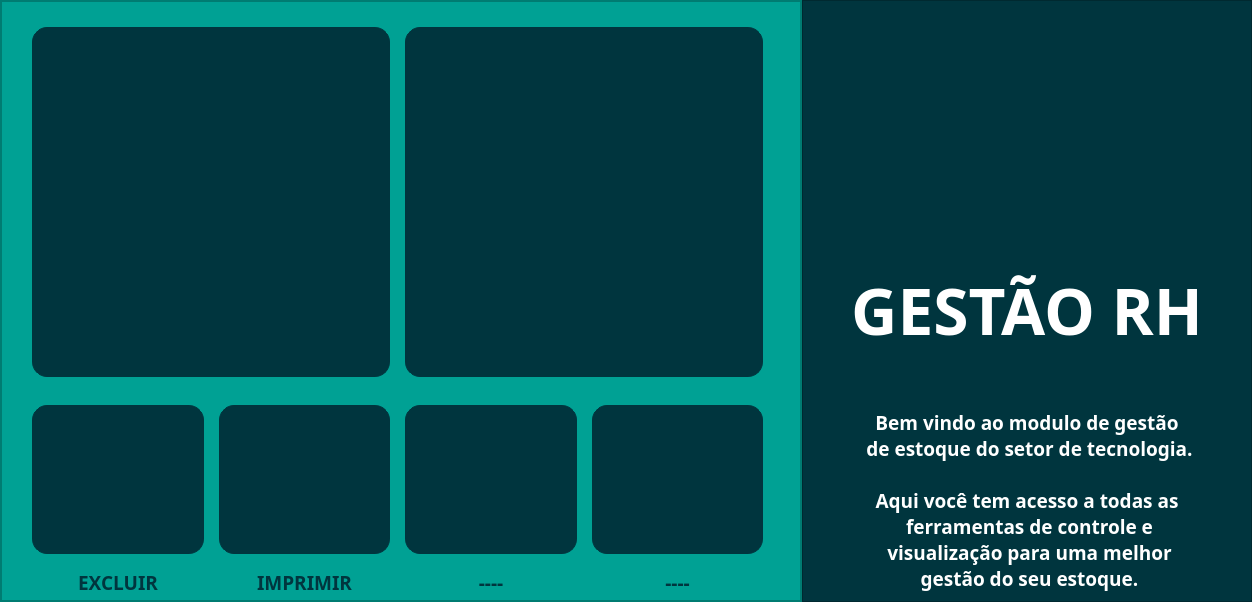
           <widget class="QStackedWidget" name="stackedWidget">
            <property name="sizePolicy">
             <sizepolicy hsizetype="Expanding" vsizetype="Preferred">
              <horstretch>20</horstretch>
              <verstretch>0</verstretch>
             </sizepolicy>
            </property>
            <property name="minimumSize">
             <size>
              <width>1000</width>
              <height>0</height>
             </size>
            </property>
            <property name="maximumSize">
             <size>
              <width>1300</width>
              <height>16777215</height>
             </size>
            </property>
            <property name="styleSheet">
             <string notr="true"/>
            </property>
            <property name="currentIndex">
             <number>0</number>
            </property>
            <widget class="QWidget" name="pageHome">
             <layout class="QHBoxLayout" name="horizontalLayout_3">
              <property name="spacing">
               <number>0</number>
              </property>
              <property name="leftMargin">
               <number>0</number>
              </property>
              <property name="topMargin">
               <number>0</number>
              </property>
              <property name="rightMargin">
               <number>0</number>
              </property>
              <property name="bottomMargin">
               <number>0</number>
              </property>
              <item>
               <widget class="QFrame" name="frame_36">
                <property name="sizePolicy">
                 <sizepolicy hsizetype="Minimum" vsizetype="Minimum">
                  <horstretch>1</horstretch>
                  <verstretch>0</verstretch>
                 </sizepolicy>
                </property>
                <property name="styleSheet">
                 <string notr="true">background-color: rgb(0, 161, 148);</string>
                </property>
                <property name="frameShape">
                 <enum>QFrame::StyledPanel</enum>
                </property>
                <property name="frameShadow">
                 <enum>QFrame::Raised</enum>
                </property>
                <layout class="QGridLayout" name="gridLayout">
                 <property name="leftMargin">
                  <number>0</number>
                 </property>
                 <property name="topMargin">
                  <number>0</number>
                 </property>
                 <property name="rightMargin">
                  <number>0</number>
                 </property>
                 <property name="bottomMargin">
                  <number>0</number>
                 </property>
                 <item row="0" column="0">
                  <widget class="QFrame" name="frame_2">
                   <property name="minimumSize">
                    <size>
                     <width>800</width>
                     <height>600</height>
                    </size>
                   </property>
                   <property name="maximumSize">
                    <size>
                     <width>800</width>
                     <height>600</height>
                    </size>
                   </property>
                   <property name="frameShape">
                    <enum>QFrame::StyledPanel</enum>
                   </property>
                   <property name="frameShadow">
                    <enum>QFrame::Raised</enum>
                   </property>
                   <widget class="QWidget" name="">
                    <property name="geometry">
                     <rect>
                      <x>31</x>
                      <y>404</y>
                      <width>731</width>
                      <height>191</height>
                     </rect>
                    </property>
                    <layout class="QHBoxLayout" name="horizontalLayout_5">
                     <property name="spacing">
                      <number>15</number>
                     </property>
                     <item>
                      <layout class="QVBoxLayout" name="verticalLayout">
                       <item>
                        <widget class="QPushButton" name="pushButtonNovo">
                         <property name="sizePolicy">
                          <sizepolicy hsizetype="Preferred" vsizetype="Preferred">
                           <horstretch>2</horstretch>
                           <verstretch>2</verstretch>
                          </sizepolicy>
                         </property>
                         <property name="minimumSize">
                          <size>
                           <width>128</width>
                           <height>128</height>
                          </size>
                         </property>
                         <property name="cursor">
                          <cursorShape>PointingHandCursor</cursorShape>
                         </property>
                         <property name="layoutDirection">
                          <enum>Qt::LeftToRight</enum>
                         </property>
                         <property name="styleSheet">
                          <string notr="true">QPushButton{
	background-position:center;
	background-repeat: no-repeat;
	background-color: rgb(0, 53, 62);
	border: 1px solid;
	border-color: rgb(0, 53, 62);
	border-radius: 15px;
}

QPushButton:hover{


}

QPushButton:pressed{

background-color: rgb(0, 68, 79);
border-radius: 20px;

}
</string>
                         </property>
                         <property name="text">
                          <string/>
                         </property>
                        </widget>
                       </item>
                       <item>
                        <widget class="QLabel" name="label_99">
                         <property name="sizePolicy">
                          <sizepolicy hsizetype="Minimum" vsizetype="Fixed">
                           <horstretch>0</horstretch>
                           <verstretch>0</verstretch>
                          </sizepolicy>
                         </property>
                         <property name="minimumSize">
                          <size>
                           <width>0</width>
                           <height>0</height>
                          </size>
                         </property>
                         <property name="font">
                          <font>
                           <family>Asap</family>
                           <pointsize>14</pointsize>
                           <weight>75</weight>
                           <bold>true</bold>
                          </font>
                         </property>
                         <property name="styleSheet">
                          <string notr="true">color: rgb(0, 53, 62);</string>
                         </property>
                         <property name="text">
                          <string>EXCLUIR</string>
                         </property>
                         <property name="alignment">
                          <set>Qt::AlignCenter</set>
                         </property>
                        </widget>
                       </item>
                      </layout>
                     </item>
                     <item>
                      <layout class="QVBoxLayout" name="verticalLayout_3">
                       <item>
                        <widget class="QPushButton" name="pushButtonNovo_2">
                         <property name="sizePolicy">
                          <sizepolicy hsizetype="Preferred" vsizetype="Preferred">
                           <horstretch>2</horstretch>
                           <verstretch>2</verstretch>
                          </sizepolicy>
                         </property>
                         <property name="minimumSize">
                          <size>
                           <width>128</width>
                           <height>128</height>
                          </size>
                         </property>
                         <property name="cursor">
                          <cursorShape>PointingHandCursor</cursorShape>
                         </property>
                         <property name="layoutDirection">
                          <enum>Qt::LeftToRight</enum>
                         </property>
                         <property name="styleSheet">
                          <string notr="true">QPushButton{
	background-position:center;
	background-repeat: no-repeat;
	background-color: rgb(0, 53, 62);
	border: 1px solid;
	border-color: rgb(0, 53, 62);
	border-radius: 15px;
}

QPushButton:hover{


}

QPushButton:pressed{

background-color: rgb(0, 68, 79);
border-radius: 20px;

}
</string>
                         </property>
                         <property name="text">
                          <string/>
                         </property>
                        </widget>
                       </item>
                       <item>
                        <widget class="QLabel" name="label_100">
                         <property name="sizePolicy">
                          <sizepolicy hsizetype="Minimum" vsizetype="Fixed">
                           <horstretch>0</horstretch>
                           <verstretch>0</verstretch>
                          </sizepolicy>
                         </property>
                         <property name="minimumSize">
                          <size>
                           <width>0</width>
                           <height>0</height>
                          </size>
                         </property>
                         <property name="font">
                          <font>
                           <family>Asap</family>
                           <pointsize>14</pointsize>
                           <weight>75</weight>
                           <bold>true</bold>
                          </font>
                         </property>
                         <property name="styleSheet">
                          <string notr="true">color: rgb(0, 53, 62);</string>
                         </property>
                         <property name="text">
                          <string>IMPRIMIR</string>
                         </property>
                         <property name="alignment">
                          <set>Qt::AlignCenter</set>
                         </property>
                        </widget>
                       </item>
                      </layout>
                     </item>
                     <item>
                      <layout class="QVBoxLayout" name="verticalLayout_4">
                       <item>
                        <widget class="QPushButton" name="pushButtonNovo_3">
                         <property name="sizePolicy">
                          <sizepolicy hsizetype="Preferred" vsizetype="Preferred">
                           <horstretch>2</horstretch>
                           <verstretch>2</verstretch>
                          </sizepolicy>
                         </property>
                         <property name="minimumSize">
                          <size>
                           <width>128</width>
                           <height>128</height>
                          </size>
                         </property>
                         <property name="cursor">
                          <cursorShape>PointingHandCursor</cursorShape>
                         </property>
                         <property name="layoutDirection">
                          <enum>Qt::LeftToRight</enum>
                         </property>
                         <property name="styleSheet">
                          <string notr="true">QPushButton{
	background-position:center;
	background-repeat: no-repeat;
	background-color: rgb(0, 53, 62);
	border: 1px solid;
	border-color: rgb(0, 53, 62);
	border-radius: 15px;
}

QPushButton:hover{


}

QPushButton:pressed{

background-color: rgb(0, 68, 79);
border-radius: 20px;

}
</string>
                         </property>
                         <property name="text">
                          <string/>
                         </property>
                        </widget>
                       </item>
                       <item>
                        <widget class="QLabel" name="label_101">
                         <property name="sizePolicy">
                          <sizepolicy hsizetype="Minimum" vsizetype="Fixed">
                           <horstretch>0</horstretch>
                           <verstretch>0</verstretch>
                          </sizepolicy>
                         </property>
                         <property name="minimumSize">
                          <size>
                           <width>0</width>
                           <height>0</height>
                          </size>
                         </property>
                         <property name="font">
                          <font>
                           <family>Asap</family>
                           <pointsize>14</pointsize>
                           <weight>75</weight>
                           <bold>true</bold>
                          </font>
                         </property>
                         <property name="styleSheet">
                          <string notr="true">color: rgb(0, 53, 62);</string>
                         </property>
                         <property name="text">
                          <string>----</string>
                         </property>
                         <property name="alignment">
                          <set>Qt::AlignCenter</set>
                         </property>
                        </widget>
                       </item>
                      </layout>
                     </item>
                     <item>
                      <layout class="QVBoxLayout" name="verticalLayout_5">
                       <item>
                        <widget class="QPushButton" name="pushButtonNovo_4">
                         <property name="sizePolicy">
                          <sizepolicy hsizetype="Preferred" vsizetype="Preferred">
                           <horstretch>2</horstretch>
                           <verstretch>2</verstretch>
                          </sizepolicy>
                         </property>
                         <property name="minimumSize">
                          <size>
                           <width>128</width>
                           <height>128</height>
                          </size>
                         </property>
                         <property name="cursor">
                          <cursorShape>PointingHandCursor</cursorShape>
                         </property>
                         <property name="layoutDirection">
                          <enum>Qt::LeftToRight</enum>
                         </property>
                         <property name="styleSheet">
                          <string notr="true">QPushButton{
	background-position:center;
	background-repeat: no-repeat;
	background-color: rgb(0, 53, 62);
	border: 1px solid;
	border-color: rgb(0, 53, 62);
	border-radius: 15px;
}

QPushButton:hover{


}

QPushButton:pressed{

background-color: rgb(0, 68, 79);
border-radius: 20px;

}
</string>
                         </property>
                         <property name="text">
                          <string/>
                         </property>
                        </widget>
                       </item>
                       <item>
                        <widget class="QLabel" name="label_102">
                         <property name="sizePolicy">
                          <sizepolicy hsizetype="Minimum" vsizetype="Fixed">
                           <horstretch>0</horstretch>
                           <verstretch>0</verstretch>
                          </sizepolicy>
                         </property>
                         <property name="minimumSize">
                          <size>
                           <width>0</width>
                           <height>0</height>
                          </size>
                         </property>
                         <property name="font">
                          <font>
                           <family>Asap</family>
                           <pointsize>14</pointsize>
                           <weight>75</weight>
                           <bold>true</bold>
                          </font>
                         </property>
                         <property name="styleSheet">
                          <string notr="true">color: rgb(0, 53, 62);</string>
                         </property>
                         <property name="text">
                          <string>----</string>
                         </property>
                         <property name="alignment">
                          <set>Qt::AlignCenter</set>
                         </property>
                        </widget>
                       </item>
                      </layout>
                     </item>
                    </layout>
                   </widget>
                   <widget class="QWidget" name="">
                    <property name="geometry">
                     <rect>
                      <x>31</x>
                      <y>1</y>
                      <width>731</width>
                      <height>401</height>
                     </rect>
                    </property>
                    <layout class="QHBoxLayout" name="horizontalLayout_6">
                     <property name="spacing">
                      <number>15</number>
                     </property>
                     <property name="leftMargin">
                      <number>0</number>
                     </property>
                     <property name="rightMargin">
                      <number>0</number>
                     </property>
                     <item>
                      <widget class="QPushButton" name="pushButtonEntrada">
                       <property name="sizePolicy">
                        <sizepolicy hsizetype="Preferred" vsizetype="Preferred">
                         <horstretch>2</horstretch>
                         <verstretch>2</verstretch>
                        </sizepolicy>
                       </property>
                       <property name="minimumSize">
                        <size>
                         <width>200</width>
                         <height>200</height>
                        </size>
                       </property>
                       <property name="maximumSize">
                        <size>
                         <width>360</width>
                         <height>350</height>
                        </size>
                       </property>
                       <property name="cursor">
                        <cursorShape>PointingHandCursor</cursorShape>
                       </property>
                       <property name="layoutDirection">
                        <enum>Qt::LeftToRight</enum>
                       </property>
                       <property name="styleSheet">
                        <string notr="true">QPushButton{
	background-image: url(:/gestao/estoque/entrada e saida/Grupo 409.png);
	background-position:center;
	background-repeat: no-repeat;
	background-color: rgb(0, 53, 62);
	border: 1px solid;
	border-color: rgb(0, 53, 62);
	border-radius: 15px;
}

QPushButton:hover{
background-image: url(:/gestao/estoque/entrada e saida/hover 409.png);

}

QPushButton:pressed{
background-image: url(:/gestao/estoque/entrada e saida/press 409.png);
background-color: rgb(0, 68, 79);
border-radius: 20px;

}
</string>
                       </property>
                       <property name="text">
                        <string/>
                       </property>
                      </widget>
                     </item>
                     <item>
                      <widget class="QPushButton" name="pushButtonSaida">
                       <property name="sizePolicy">
                        <sizepolicy hsizetype="Preferred" vsizetype="Preferred">
                         <horstretch>2</horstretch>
                         <verstretch>2</verstretch>
                        </sizepolicy>
                       </property>
                       <property name="minimumSize">
                        <size>
                         <width>200</width>
                         <height>200</height>
                        </size>
                       </property>
                       <property name="maximumSize">
                        <size>
                         <width>360</width>
                         <height>350</height>
                        </size>
                       </property>
                       <property name="cursor">
                        <cursorShape>PointingHandCursor</cursorShape>
                       </property>
                       <property name="layoutDirection">
                        <enum>Qt::LeftToRight</enum>
                       </property>
                       <property name="styleSheet">
                        <string notr="true">QPushButton{
	
	background-image: url(:/gestao/estoque/entrada e saida/Grupo 408.png);
	background-position:center;
	background-repeat: no-repeat;
	background-color: rgb(0, 53, 62);
	border: 1px solid;
	border-color: rgb(0, 53, 62);
	border-radius: 15px;
}

QPushButton:hover{
background-image: url(:/gestao/estoque/entrada e saida/hover 383.png);
}

QPushButton:pressed{
background-image: url(:/gestao/estoque/entrada e saida/press 408.png);
background-color: rgb(0, 68, 79);
border-radius: 20px;

}</string>
                       </property>
                       <property name="text">
                        <string/>
                       </property>
                      </widget>
                     </item>
                    </layout>
                   </widget>
                  </widget>
                 </item>
                </layout>
               </widget>
              </item>
              <item>
               <widget class="QFrame" name="frame_37">
                <property name="sizePolicy">
                 <sizepolicy hsizetype="Preferred" vsizetype="Preferred">
                  <horstretch>0</horstretch>
                  <verstretch>0</verstretch>
                 </sizepolicy>
                </property>
                <property name="minimumSize">
                 <size>
                  <width>450</width>
                  <height>0</height>
                 </size>
                </property>
                <property name="maximumSize">
                 <size>
                  <width>450</width>
                  <height>16777215</height>
                 </size>
                </property>
                <property name="styleSheet">
                 <string notr="true">QFrame{
	background-image: url(:/menu/estoque/icon.png);
	background-position:center;
	background-repeat: no-repeat;
	background-color: rgb(0, 53, 62);
}

QFrame:hover{
	background-image: url(:/menu/estoque/iconn.png);
	background-position:center;
	background-repeat: no-repeat;
	background-color: rgb(0, 53, 62);
}</string>
                </property>
                <property name="frameShape">
                 <enum>QFrame::StyledPanel</enum>
                </property>
                <property name="frameShadow">
                 <enum>QFrame::Raised</enum>
                </property>
                <layout class="QVBoxLayout" name="verticalLayout_46">
                 <property name="spacing">
                  <number>20</number>
                 </property>
                 <item>
                  <widget class="QFrame" name="frame_46">
                   <property name="minimumSize">
                    <size>
                     <width>0</width>
                     <height>200</height>
                    </size>
                   </property>
                   <property name="maximumSize">
                    <size>
                     <width>16777215</width>
                     <height>300</height>
                    </size>
                   </property>
                   <property name="styleSheet">
                    <string notr="true">background-image: url(:/gestao/estoque/entrada e saida/Grupo 437.png);
background-position:center;
	background-repeat: no-repeat;
	background-color: rgb(0, 53, 62);
	border: 1px solid;
	border-color: rgb(0, 53, 62);
	border-radius: 15px;</string>
                   </property>
                   <property name="frameShape">
                    <enum>QFrame::StyledPanel</enum>
                   </property>
                   <property name="frameShadow">
                    <enum>QFrame::Raised</enum>
                   </property>
                  </widget>
                 </item>
                 <item>
                  <widget class="QLabel" name="label_51">
                   <property name="font">
                    <font>
                     <family>Asap</family>
                     <pointsize>48</pointsize>
                     <weight>75</weight>
                     <bold>true</bold>
                    </font>
                   </property>
                   <property name="styleSheet">
                    <string notr="true">color: rgb(255, 255, 255);</string>
                   </property>
                   <property name="text">
                    <string>GESTÃO RH</string>
                   </property>
                   <property name="alignment">
                    <set>Qt::AlignCenter</set>
                   </property>
                  </widget>
                 </item>
                 <item>
                  <widget class="QLabel" name="label_50">
                   <property name="font">
                    <font>
                     <family>Asap</family>
                     <pointsize>14</pointsize>
                     <weight>75</weight>
                     <bold>true</bold>
                    </font>
                   </property>
                   <property name="styleSheet">
                    <string notr="true">color: rgb(255, 255, 255);</string>
                   </property>
                   <property name="text">
                    <string>Bem vindo ao modulo de gestão
 de estoque do setor de tecnologia.

Aqui você tem acesso a todas as
 ferramentas de controle e
 visualização para uma melhor
 gestão do seu estoque.</string>
                   </property>
                   <property name="alignment">
                    <set>Qt::AlignHCenter|Qt::AlignTop</set>
                   </property>
                  </widget>
                 </item>
                </layout>
               </widget>
              </item>
             </layout>
            </widget>
            <widget class="QWidget" name="page"/>
            <widget class="QWidget" name="page_2"/>
           </widget>
